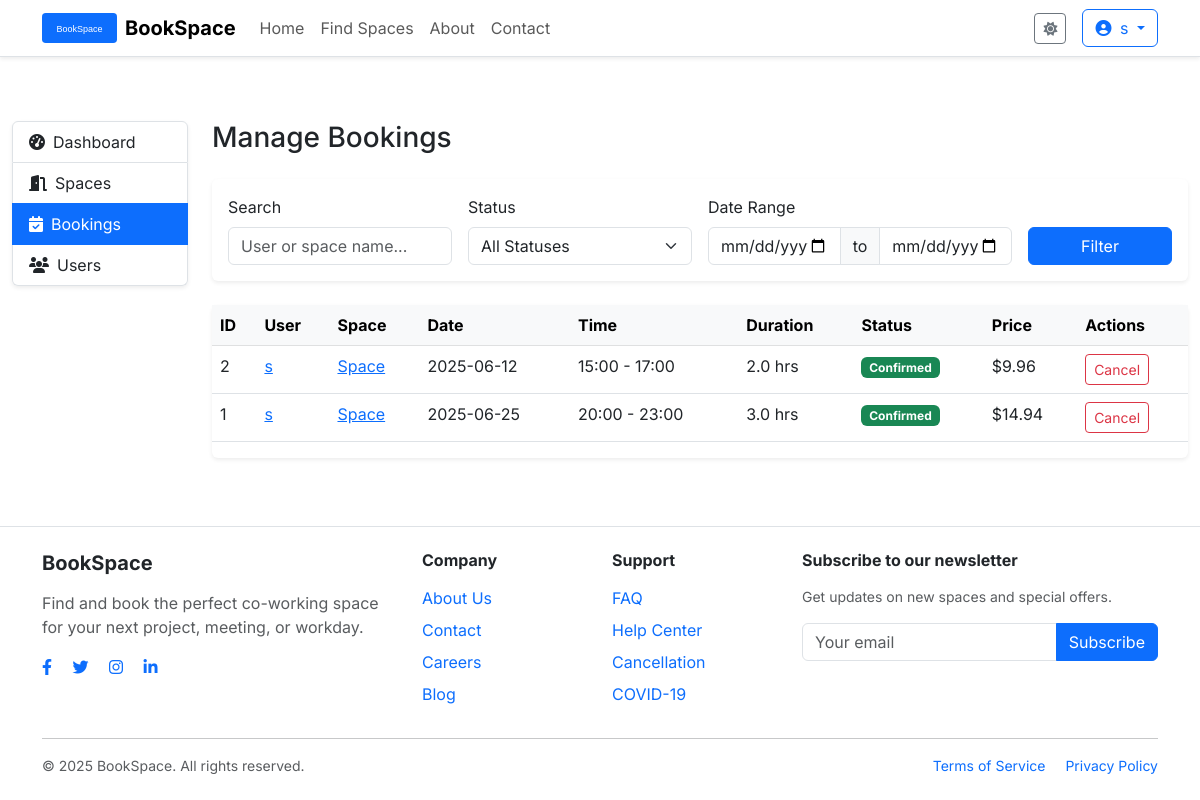
The page /admin/bookings (signed in) on the database its author committed.
### app/models/user.py (models this page shows, shortened)
class User(db.Model, UserMixin):
    __tablename__ = 'users'
    id = db.Column(db.Integer, primary_key=True)
    username = db.Column(db.String(64), unique=True, nullable=False, index=True)
    email = db.Column(db.String(120), unique=True, nullable=False, index=True)
    password_hash = db.Column(db.String(128))
    role = db.Column(db.String(20), default='user')
    first_name = db.Column(db.String(64))
    last_name = db.Column(db.String(64))
    profile_image = db.Column(db.String(120), default='default_profile.jpg')
    created_at = db.Column(db.DateTime, default=datetime.utcnow)
    last_login = db.Column(db.DateTime)
    is_active = db.Column(db.Boolean, default=True)
    bookings = db.relationship('Booking', backref='user', lazy='dynamic', cascade='all, delete-orphan')
    reviews = db.relationship('Review', backref='user', lazy='dynamic', cascade='all, delete-orphan')
    def is_admin(self):
        return self.role == 'admin'

### app/models/booking.py (models this page shows, shortened)
class Booking(db.Model):
    __tablename__ = 'bookings'
    id = db.Column(db.Integer, primary_key=True)
    user_id = db.Column(db.Integer, db.ForeignKey('users.id'), nullable=False)
    space_id = db.Column(db.Integer, db.ForeignKey('spaces.id'), nullable=False)
    start_time = db.Column(db.DateTime, nullable=False)
    end_time = db.Column(db.DateTime, nullable=False)
    total_price = db.Column(db.Float, nullable=False)
    status = db.Column(db.String(20), default='confirmed')  # 'confirmed', 'cancelled'
    created_at = db.Column(db.DateTime, default=datetime.utcnow)
    updated_at = db.Column(db.DateTime, default=datetime.utcnow, onupdate=datetime.utcnow)
    notes = db.Column(db.Text)
    def duration_hours(self):
        delta = self.end_time - self.start_time
        return delta.total_seconds() / 3600
    def is_upcoming(self):
        return self.start_time > datetime.utcnow()

### app/models/space.py (models this page shows, shortened)
class Space(db.Model):
    __tablename__ = 'spaces'
    id = db.Column(db.Integer, primary_key=True)
    name = db.Column(db.String(100), nullable=False)
    location = db.Column(db.String(100), nullable=False)
    capacity = db.Column(db.Integer, nullable=False)
    price_per_hour = db.Column(db.Float, nullable=False)
    description = db.Column(db.Text)
    image_url = db.Column(db.String(255))
    created_at = db.Column(db.DateTime, default=datetime.utcnow)
    updated_at = db.Column(db.DateTime, default=datetime.utcnow, onupdate=datetime.utcnow)
    amenities = db.Column(db.Text)  # Stored as JSON string
    is_available = db.Column(db.Boolean, default=True)
    bookings = db.relationship('Booking', backref='space', lazy='dynamic', cascade='all, delete-orphan')
    reviews = db.relationship('Review', backref='space', lazy='dynamic', cascade='all, delete-orphan')

### app/routes/admin.py (the view)
@admin.route('/bookings')
@login_required
@admin_required
def bookings():
    status = request.args.get('status')
    query = Booking.query
    if status:
        query = query.filter(Booking.status == status)
    bookings = query.order_by(Booking.start_time).all()
    return render_template('admin/bookings/index.html',
                           bookings=bookings,
                           selected_status=status)

### app/models/user.py (called while the page is built)
@login_manager.user_loader
def load_user(user_id):
    return User.query.get(int(user_id))

### app/templates/admin/bookings/index.html (shortened to what this page needs)
{% extends "base.html" %}
{% block content %}
<div class="container-fluid py-4">
    <div class="row">
        <div class="col-lg-2">
            <div class="list-group mb-4 shadow-sm">
                <a href="{{ url_for('admin.dashboard') }}" class="list-group-item list-group-item-action">
                    <i class="fas fa-tachometer-alt me-2"></i>Dashboard
                </a>
                <a href="{{ url_for('admin.spaces') }}" class="list-group-item list-group-item-action">
                    <i class="fas fa-door-open me-2"></i>Spaces
                </a>
                <a href="{{ url_for('admin.bookings') }}" class="list-group-item list-group-item-action active">
                    <i class="fas fa-calendar-check me-2"></i>Bookings
                </a>
                <a href="{{ url_for('admin.users') }}" class="list-group-item list-group-item-action">
                    <i class="fas fa-users me-2"></i>Users
                </a>
            </div>
        </div>
        <div class="col-lg-10">
            <h1 class="h3 mb-4">Manage Bookings</h1>
            <div class="card border-0 shadow-sm mb-4">
                <div class="card-body">
                    <form class="row g-3">
                        <div class="col-md-3">
                            <label class="form-label">Search</label>
                            <input type="text" class="form-control" placeholder="User or space name...">
                        </div>
                        <div class="col-md-3">
                            <label class="form-label">Status</label>
                            <select class="form-select" name="status">
                                <option value="">All Statuses</option>
                            </select>
                        </div>
                        <div class="col-md-4">
                            <label class="form-label">Date Range</label>
                            <div class="input-group">
                                <input type="date" class="form-control" placeholder="From">
                                <span class="input-group-text">to</span>
                                <input type="date" class="form-control" placeholder="To">
                            </div>
                        </div>
                        <div class="col-md-2 d-flex align-items-end">
                            <button type="submit" class="btn btn-primary w-100">Filter</button>
                        </div>
                    </form>
                </div>
            </div>
            <div class="card border-0 shadow-sm">
                <div class="card-body p-0">
                    <div class="table-responsive">
                        <table class="table table-hover">
                            <thead class="table-light">
                                <tr>
                                    <th>ID</th>
                                    <th>User</th>
                                    <th>Space</th>
                                    <th>Date</th>
                                    <th>Time</th>
                                    <th>Duration</th>
                                    <th>Status</th>
                                    <th>Price</th>
                                    <th>Actions</th>
                                </tr>
                            </thead>
                            <tbody>
                                {% for booking in bookings %}
                                <tr>
                                    <td>{{ booking.id }}</td>
                                    <td>
                                        <a href="{{ url_for('admin.edit_user', user_id=booking.user.id) }}">
                                            {{ booking.user.username }}
                                        </a>
                                    </td>
                                    <td>
                                        <a href="{{ url_for('space.detail', space_id=booking.space.id) }}" target="_blank">
                                            {{ booking.space.name }}
                                        </a>
                                    </td>
                                    <td>{{ booking.start_time.strftime('%Y-%m-%d') }}</td>
                                    <td>{{ booking.start_time.strftime('%H:%M') }} - {{ booking.end_time.strftime('%H:%M') }}</td>
                                    <td>{{ "%.1f"|format(booking.duration_hours()) }} hrs</td>
                                    <td>
                                        <span class="badge bg-{{ 'success' if booking.status == 'confirmed' else 'danger' }}">
                                            {{ booking.status|capitalize }}
                                        </span>
                                    </td>
                                    <td>{{ format_price(booking.total_price) }}</td>
                                    <td>
                                        {% if booking.status == 'confirmed' and booking.is_upcoming() %}
                                        <form method="POST" action="{{ url_for('booking.cancel', booking_id=booking.id) }}"
                                              onsubmit="return confirm('Are you sure you want to cancel this booking?')">
                                            <button type="submit" class="btn btn-sm btn-outline-danger">
                                                Cancel
                                            </button>
                                        </form>
                                        {% else %}
                                        -
                                        {% endif %}
                                    </td>
                                </tr>
                                {% endfor %}
                            </tbody>
                        </table>
                    </div>
                </div>
            </div>
        </div>
    </div>
</div>
{% endblock %}

### app/templates/base.html (shortened to what this page needs)
<!DOCTYPE html>
<html lang="en" data-bs-theme="light">
<head>
    <link href="https://cdn.jsdelivr.net/npm/bootstrap@5.3.0/dist/css/bootstrap.min.css" rel="stylesheet">
    <link rel="stylesheet" href="https://cdnjs.cloudflare.com/ajax/libs/font-awesome/6.4.0/css/all.min.css">
    <link rel="stylesheet" href="{{ url_for('static', filename='css/style.css') }}">
</head>
<body>
    <nav class="navbar navbar-expand-lg navbar-light border-bottom sticky-top">
        <div class="container">
            <a class="navbar-brand d-flex align-items-center" href="{{ url_for('main.index') }}">
                <img src="{{ url_for('static', filename='images/logo.svg') }}" alt="BookSpace Logo" height="30" class="me-2">
                <span class="fw-bold">BookSpace</span>
            </a>
            <div class="collapse navbar-collapse" id="navbarMain">
                <ul class="navbar-nav me-auto mb-2 mb-lg-0">
                    <li class="nav-item">
                        <a class="nav-link {% if request.endpoint == 'main.index' %}active{% endif %}"
                           href="{{ url_for('main.index') }}">Home</a>
                    </li>
                    <li class="nav-item">
                        <a class="nav-link {% if request.endpoint == 'space.index' %}active{% endif %}"
                           href="{{ url_for('space.index') }}">Find Spaces</a>
                    </li>
                    <li class="nav-item">
                        <a class="nav-link {% if request.endpoint == 'main.about' %}active{% endif %}"
                           href="{{ url_for('main.about') }}">About</a>
                    </li>
                    <li class="nav-item">
                        <a class="nav-link {% if request.endpoint == 'main.contact' %}active{% endif %}"
                           href="{{ url_for('main.contact') }}">Contact</a>
                    </li>
                </ul>
                <div class="d-flex align-items-center">
                    <button id="theme-toggle" class="btn btn-sm btn-outline-secondary me-3">
                        <i class="fas fa-sun theme-icon-light"></i>
                    </button>
                    {% if current_user.is_authenticated %}
                        <div class="dropdown">
                            <button class="btn btn-outline-primary dropdown-toggle" type="button" id="userDropdown" data-bs-toggle="dropdown">
                                <i class="fas fa-user-circle me-1"></i> {{ current_user.username }}
                            </button>
                        </div>
                    {% else %}
                        <a href="{{ url_for('auth.login') }}" class="btn btn-outline-primary me-2">Login</a>
                        <a href="{{ url_for('auth.register') }}" class="btn btn-primary">Sign Up</a>
                    {% endif %}
                </div>
            </div>
        </div>
    </nav>
    <main class="py-4">
        {% block content %}{% endblock %}
    </main>
    <footer class="footer mt-auto py-4 border-top">
        <div class="container">
            <div class="row">
                <div class="col-md-4 mb-4 mb-md-0">
                    <h5 class="fw-bold mb-3">BookSpace</h5>
                    <p class="text-muted">
                        Find and book the perfect co-working space for your next project, meeting, or workday.
                    </p>
                    <div class="social-icons">
                        <a href="#" class="text-decoration-none me-3"><i class="fab fa-facebook-f"></i></a>
                        <a href="#" class="text-decoration-none me-3"><i class="fab fa-twitter"></i></a>
                        <a href="#" class="text-decoration-none me-3"><i class="fab fa-instagram"></i></a>
                        <a href="#" class="text-decoration-none"><i class="fab fa-linkedin-in"></i></a>
                    </div>
                </div>
                <div class="col-md-2 mb-4 mb-md-0">
                    <h6 class="fw-bold mb-3">Company</h6>
                    <ul class="list-unstyled">
                        <li class="mb-2"><a href="{{ url_for('main.about') }}" class="text-decoration-none">About Us</a></li>
                        <li class="mb-2"><a href="{{ url_for('main.contact') }}" class="text-decoration-none">Contact</a></li>
                        <li class="mb-2"><a href="#" class="text-decoration-none">Careers</a></li>
                        <li class="mb-2"><a href="#" class="text-decoration-none">Blog</a></li>
                    </ul>
                </div>
                <div class="col-md-2 mb-4 mb-md-0">
                    <h6 class="fw-bold mb-3">Support</h6>
                    <ul class="list-unstyled">
                        <li class="mb-2"><a href="{{ url_for('main.faq') }}" class="text-decoration-none">FAQ</a></li>
                        <li class="mb-2"><a href="#" class="text-decoration-none">Help Center</a></li>
                        <li class="mb-2"><a href="#" class="text-decoration-none">Cancellation</a></li>
                        <li class="mb-2"><a href="#" class="text-decoration-none">COVID-19</a></li>
                    </ul>
                </div>
                <div class="col-md-4">
                    <h6 class="fw-bold mb-3">Subscribe to our newsletter</h6>
                    <p class="text-muted small">Get updates on new spaces and special offers.</p>
                    <form>
                        <div class="input-group mb-3">
                            <input type="email" class="form-control" placeholder="Your email">
                            <button class="btn btn-primary" type="submit">Subscribe</button>
                        </div>
                    </form>
                </div>
            </div>
            <hr>
            <div class="d-flex justify-content-between align-items-center flex-column flex-md-row">
                <p class="text-muted small mb-md-0">
                    &copy; {{ now.year }} BookSpace. All rights reserved.
                </p>
                <div class="text-muted small">
                    <a href="{{ url_for('main.terms') }}" class="text-decoration-none me-3">Terms of Service</a>
                    <a href="{{ url_for('main.privacy') }}" class="text-decoration-none">Privacy Policy</a>
                </div>
            </div>
        </div>
    </footer>
</body>
</html>

### app/static/css/style.css (style rules this page uses)
:root { --bs-body-bg: #ffffff; --bs-body-color: #212529; --bs-border-color: #dee2e6; --bs-card-bg: #ffffff; --bs-primary: #0d6efd; --bs-primary-rgb: 13, 110, 253; --nav-bg: #ffffff; --nav-shadow: 0 0.125rem 0.25rem rgba(0, 0, 0, 0.075); --muted-bg: #f8f9fa; }
body { font-family: 'Inter', sans-serif; background-color: var(--bs-body-bg); color: var(--bs-body-color); display: flex; flex-direction: column; min-height: 100vh; }
main { flex: 1; }
.navbar { background-color: var(--nav-bg); box-shadow: var(--nav-shadow); }
.card { border: 1px solid var(--bs-border-color); background-color: var(--bs-card-bg); transition: transform 0.15s ease-in-out; }

### rows shown on the page
User: username "s"
Booking: id "2", user.username "s", space.name "Space", start_time "2025-06-12", start_time "15:00", end_time "17:00", duration_hours "2.0", status "Confirmed", total_price "$9.96"
Booking: id "1", user.username "s", space.name "Space", start_time "2025-06-25", start_time "20:00", end_time "23:00", duration_hours "3.0", status "Confirmed", total_price "$14.94"
